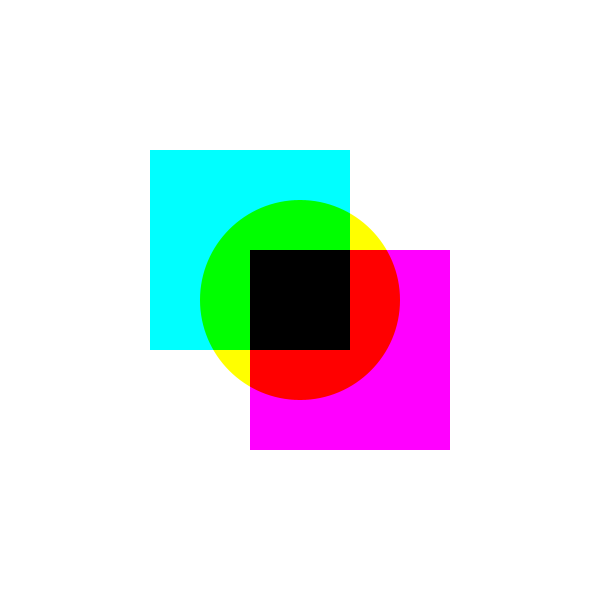
Frame 1 (no input)
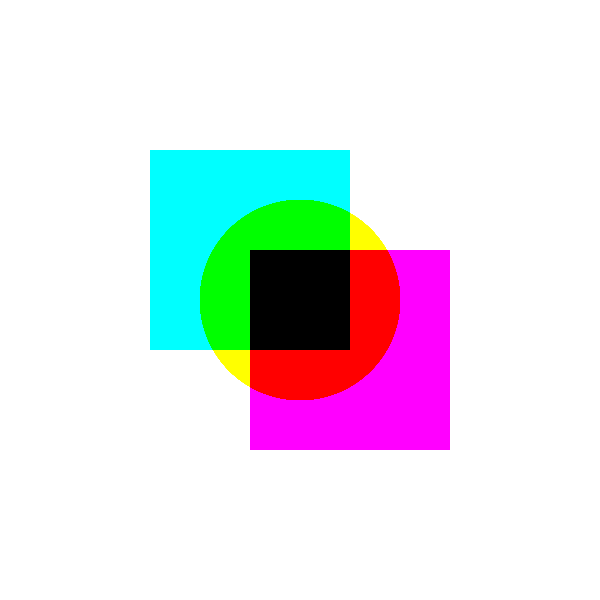
Frame 60 (the mouse pressed at the canvas centre just before this capture)
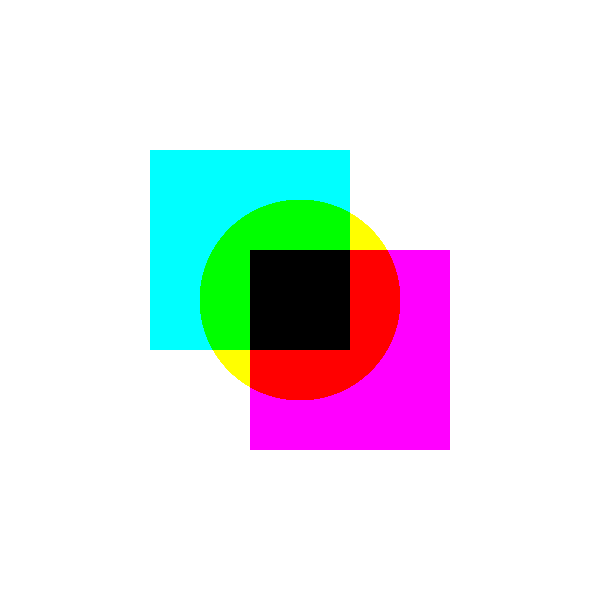
Frame 120 (the mouse held since frame 60 and released just before this capture)

The Processing sketch that drew these frames (run headless with seeded random() and noise(); from frame 60 on, the mouse is pressed at the canvas centre):

// Processing sketch: sketch_220118c
// ── sketch_220118c.pde
void setup(){
  size(600,600);
  background(255);
  noStroke();
  blendMode(SUBTRACT);

}

void draw(){
  fill(255,0,0);
  rect(150,150,200,200);
  
  fill(0,0,255);
  ellipse(width/2,height/2,200,200);
  
  fill(0,255,0);
  rect(250,250,200,200);
  

}
